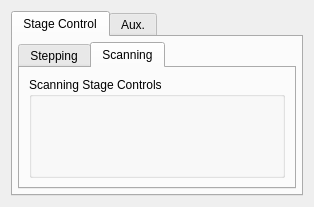
<?xml version="1.0" encoding="UTF-8"?>
<ui version="4.0">
 <class>SmaractControl</class>
 <widget class="QWidget" name="SmaractControl">
  <property name="geometry">
   <rect>
    <x>0</x>
    <y>0</y>
    <width>314</width>
    <height>207</height>
   </rect>
  </property>
  <property name="windowTitle">
   <string>Form</string>
  </property>
  <layout class="QVBoxLayout" name="verticalLayout">
   <item>
    <widget class="QTabWidget" name="tabWidget">
     <property name="tabPosition">
      <enum>QTabWidget::North</enum>
     </property>
     <property name="tabShape">
      <enum>QTabWidget::Rounded</enum>
     </property>
     <property name="currentIndex">
      <number>0</number>
     </property>
     <widget class="QWidget" name="stage_tab">
      <attribute name="title">
       <string>Stage Control</string>
      </attribute>
      <layout class="QVBoxLayout" name="stage_layout">
       <property name="leftMargin">
        <number>5</number>
       </property>
       <property name="topMargin">
        <number>5</number>
       </property>
       <property name="rightMargin">
        <number>5</number>
       </property>
       <property name="bottomMargin">
        <number>5</number>
       </property>
       <item>
        <widget class="QTabWidget" name="tabWidget">
         <property name="currentIndex">
          <number>1</number>
         </property>
         <widget class="QWidget" name="tabWidgetPage1">
          <attribute name="title">
           <string>Stepping</string>
          </attribute>
          <layout class="QVBoxLayout" name="verticalLayout_3">
           <item>
            <widget class="QGroupBox" name="step_stage_group">
             <property name="sizePolicy">
              <sizepolicy hsizetype="Fixed" vsizetype="Fixed">
               <horstretch>0</horstretch>
               <verstretch>0</verstretch>
              </sizepolicy>
             </property>
             <property name="title">
              <string>Stepping Stage Controls</string>
             </property>
             <layout class="QVBoxLayout" name="step_stage_layout">
              <property name="spacing">
               <number>3</number>
              </property>
              <property name="leftMargin">
               <number>5</number>
              </property>
              <property name="topMargin">
               <number>5</number>
              </property>
              <property name="rightMargin">
               <number>5</number>
              </property>
              <property name="bottomMargin">
               <number>5</number>
              </property>
              <item>
               <widget class="QWidget" name="step_stage_widget" native="true"/>
              </item>
             </layout>
            </widget>
           </item>
          </layout>
         </widget>
         <widget class="QWidget" name="tabWidgetPage2">
          <attribute name="title">
           <string>Scanning</string>
          </attribute>
          <layout class="QVBoxLayout" name="verticalLayout_4">
           <item>
            <widget class="QGroupBox" name="scan_stage_group">
             <property name="sizePolicy">
              <sizepolicy hsizetype="Preferred" vsizetype="Preferred">
               <horstretch>0</horstretch>
               <verstretch>0</verstretch>
              </sizepolicy>
             </property>
             <property name="title">
              <string>Scanning Stage Controls</string>
             </property>
             <layout class="QVBoxLayout" name="scan_stage_layout">
              <property name="spacing">
               <number>3</number>
              </property>
              <property name="leftMargin">
               <number>5</number>
              </property>
              <property name="topMargin">
               <number>5</number>
              </property>
              <property name="rightMargin">
               <number>5</number>
              </property>
              <property name="bottomMargin">
               <number>5</number>
              </property>
              <item>
               <widget class="QWidget" name="scan_stage_widget" native="true"/>
              </item>
             </layout>
            </widget>
           </item>
          </layout>
         </widget>
        </widget>
       </item>
      </layout>
     </widget>
     <widget class="QWidget" name="aux_tab">
      <attribute name="title">
       <string>Aux.</string>
      </attribute>
      <layout class="QVBoxLayout" name="verticalLayout_2">
       <property name="leftMargin">
        <number>5</number>
       </property>
       <property name="topMargin">
        <number>5</number>
       </property>
       <property name="rightMargin">
        <number>5</number>
       </property>
       <property name="bottomMargin">
        <number>5</number>
       </property>
       <item>
        <widget class="QGroupBox" name="infor_group">
         <property name="sizePolicy">
          <sizepolicy hsizetype="Fixed" vsizetype="Fixed">
           <horstretch>0</horstretch>
           <verstretch>0</verstretch>
          </sizepolicy>
         </property>
         <property name="title">
          <string>System Information</string>
         </property>
         <layout class="QFormLayout" name="info_layout">
          <property name="fieldGrowthPolicy">
           <enum>QFormLayout::FieldsStayAtSizeHint</enum>
          </property>
          <property name="leftMargin">
           <number>5</number>
          </property>
          <property name="topMargin">
           <number>5</number>
          </property>
          <property name="rightMargin">
           <number>5</number>
          </property>
          <property name="bottomMargin">
           <number>5</number>
          </property>
          <item row="0" column="0">
           <widget class="QLabel" name="mcs_id_label">
            <property name="text">
             <string>USB ID</string>
            </property>
           </widget>
          </item>
          <item row="0" column="1">
           <widget class="QLineEdit" name="mcs_id">
            <property name="readOnly">
             <bool>true</bool>
            </property>
           </widget>
          </item>
          <item row="1" column="0">
           <widget class="QLabel" name="num_ch_label">
            <property name="text">
             <string>Num. Channels</string>
            </property>
           </widget>
          </item>
          <item row="1" column="1">
           <widget class="QLineEdit" name="num_ch">
            <property name="readOnly">
             <bool>true</bool>
            </property>
           </widget>
          </item>
         </layout>
        </widget>
       </item>
       <item>
        <widget class="QGroupBox" name="setup_group">
         <property name="sizePolicy">
          <sizepolicy hsizetype="Fixed" vsizetype="Fixed">
           <horstretch>0</horstretch>
           <verstretch>0</verstretch>
          </sizepolicy>
         </property>
         <property name="title">
          <string>Stage Setup</string>
         </property>
         <layout class="QHBoxLayout" name="setup_layout">
          <property name="leftMargin">
           <number>5</number>
          </property>
          <property name="topMargin">
           <number>5</number>
          </property>
          <property name="rightMargin">
           <number>5</number>
          </property>
          <property name="bottomMargin">
           <number>5</number>
          </property>
          <item>
           <widget class="QPushButton" name="reference_button">
            <property name="text">
             <string>Find References</string>
            </property>
           </widget>
          </item>
          <item>
           <widget class="QPushButton" name="calibrate_button">
            <property name="text">
             <string>Calibrate</string>
            </property>
           </widget>
          </item>
         </layout>
        </widget>
       </item>
       <item>
        <spacer name="verticalSpacer">
         <property name="orientation">
          <enum>Qt::Vertical</enum>
         </property>
         <property name="sizeHint" stdset="0">
          <size>
           <width>20</width>
           <height>40</height>
          </size>
         </property>
        </spacer>
       </item>
      </layout>
     </widget>
    </widget>
   </item>
  </layout>
 </widget>
 <resources/>
 <connections/>
</ui>
